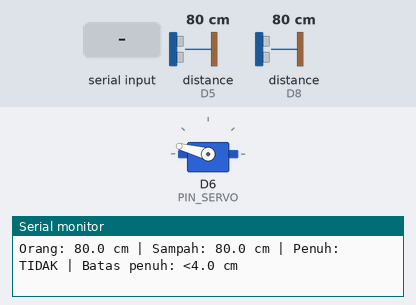
A sketch run on a simulated ESP8266 (NodeMCU). Shown: servo, the last lines printed to the serial monitor. Wiring (inferred from the names in the program): 2 × ultrasonic range finder: trigger D7, echo D5 / trigger D0, echo D8. The test bench sets the inputs (shaded band); at power-on: distance to the obstacle (sensors on D5, D8) 80 cm. The echo pulse lasts 58.3 µs per cm; WiFi joins after 1.5 s; servers stay silent unless stated; the audio player accepts every command and is not drawn.

Above: at 3.7 s.
3.8 s: distance to the obstacle (sensor on D5) set to 53 cm
5.8 s: distance to the obstacle (sensor on D5) set to 47 cm
At 8.4 s:
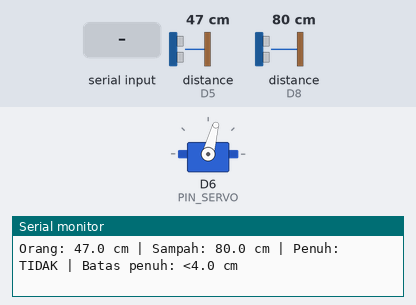
8.8 s: "C90\n" received over Serial
At 10.79 s:
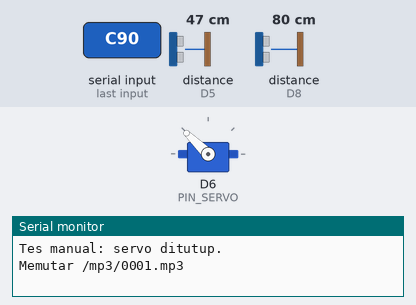
11.8 s: distance to the obstacle (sensor on D8) set to 5 cm
14.0 s: distance to the obstacle (sensor on D8) set to 2 cm
At 15.44 s:
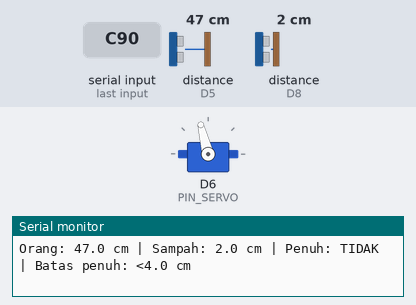
Timing chart, 0 to 17.8 s (numbered marks = the images above; inputs shaded):
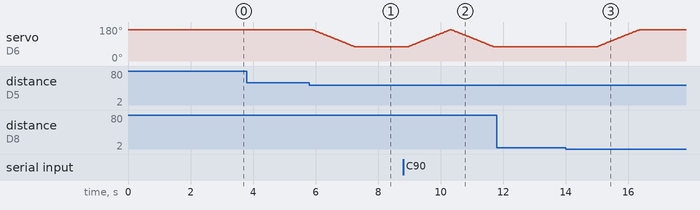

Measured:
- the behaviour switches between 51 and 50 cm on distance to the obstacle (sensor on D5) (found by bisection; images 0 and 1)
- the behaviour switches between 4 and 3 cm on distance to the obstacle (sensor on D8) (found by bisection; images 2 and 3)
- after the input at 5.8 s, servo on D6 (PIN_SERVO): moves from 165° to 75° over 1.3 s, starting after 0.11 s
- after the input at 8.8 s, servo on D6 (PIN_SERVO): rises from 75° to 165° in 1.3 s, then falls to 75° in 1.4 s
- after the input at 14.0 s, servo on D6 (PIN_SERVO): moves from 75° to 165° over 1.4 s, starting after 0.99 s

The sketch:

test_ultrasonik_dfplayer_servo.ino
```cpp
#include <ESP8266WiFi.h>
#include <WiFiClientSecureBearSSL.h>
#include <UniversalTelegramBot.h>
#include <Servo.h>
#include <SoftwareSerial.h>
#include <DFRobotDFPlayerMini.h>
#include "secrets.h"

// ================================================================
// PIN NODEMCU ESP8266
// ================================================================
constexpr uint8_t TRIG_ORANG = D7;
constexpr uint8_t ECHO_ORANG = D5;
constexpr uint8_t TRIG_SAMPAH = D0;
constexpr uint8_t ECHO_SAMPAH = D8;
constexpr uint8_t PIN_SERVO = D6;

// TX DFPlayer -> D1 (RX ESP8266)
// RX DFPlayer <- D2 (TX ESP8266) melalui resistor 1 kOhm
constexpr uint8_t DFPLAYER_RX_ESP = D1;

constexpr uint8_t DFPLAYER_TX_ESP = D2;

constexpr float BATAS_ORANG_CM = 50.0;
constexpr float BATAS_PENUH_CM = 4.0;
constexpr float RESET_PENUH_CM = 10.0;
constexpr uint8_t KONFIRMASI_PENUH = 6;
constexpr uint8_t KONFIRMASI_KOSONG = 6;

// Kalibrasi servo: bergerak 70 derajat tanpa mendekati batas 0/180.
constexpr int SUDUT_TUTUP = 165;
constexpr int SUDUT_BUKA = 75;
constexpr uint8_t JEDA_GERAK_SERVO_MS = 15;

constexpr uint8_t VOLUME_DFPLAYER = 22;  // rentang 0-30
constexpr unsigned long JEDA_TUTUP_MS = 2000;
constexpr unsigned long INTERVAL_SENSOR_MS = 150;
constexpr unsigned long INTERVAL_WIFI_MS = 10000;

Servo servoTutup;
SoftwareSerial dfSerial(DFPLAYER_RX_ESP, DFPLAYER_TX_ESP);
DFRobotDFPlayerMini dfPlayer;
BearSSL::WiFiClientSecure secureClient;
UniversalTelegramBot bot(BOT_TOKEN, secureClient);

bool dfPlayerSiap = false;
bool dfPlayerTanpaACK = false;
bool tutupTerbuka = false;
bool statusPenuh = false;
bool wifiSebelumnyaTerhubung = false;
bool peringatanPenuhSudahDiputar = false;
int posisiServo = SUDUT_TUTUP;

float jarakOrang = -1;
float jarakSampah = -1;
uint8_t hitungPenuh = 0;
uint8_t hitungKosong = 0;
unsigned long terakhirOrangTerlihat = 0;
unsigned long sensorTerakhir = 0;
unsigned long wifiTerakhir = 0;

bool kirimTelegram(const String& pesan) {
  if (WiFi.status() != WL_CONNECTED) {
    Serial.println("Telegram belum dikirim: Wi-Fi belum terhubung.");
    return false;
  }

  bool terkirim = bot.sendMessage(CHAT_ID, pesan, "");
  Serial.println(terkirim ? "Telegram: pesan terkirim."
                          : "Telegram: pesan gagal dikirim.");
  return terkirim;
}

void mulaiWiFi() {
  if (WiFi.status() == WL_CONNECTED) return;
  Serial.println("Mencoba menghubungkan Wi-Fi...");
  WiFi.mode(WIFI_STA);
  WiFi.begin(WIFI_SSID, WIFI_PASSWORD);
}

void prosesWiFi(unsigned long sekarang) {
  bool wifiTerhubung = WiFi.status() == WL_CONNECTED;

  if (!wifiTerhubung && sekarang - wifiTerakhir >= INTERVAL_WIFI_MS) {
    wifiTerakhir = sekarang;
    mulaiWiFi();
  }

  if (wifiTerhubung && !wifiSebelumnyaTerhubung) {
    Serial.print("Wi-Fi terhubung. IP: ");
    Serial.println(WiFi.localIP());
    kirimTelegram("sistem aktif");
    delay(500);
    kirimTelegram("tempat sampah kosong siap di gunakan");
  }

  if (!wifiTerhubung && wifiSebelumnyaTerhubung) {
    Serial.println("Wi-Fi terputus; sistem lokal tetap berjalan.");
  }

  wifiSebelumnyaTerhubung = wifiTerhubung;
}

float bacaJarakCm(uint8_t trigPin, uint8_t echoPin) {
  digitalWrite(trigPin, LOW);
  delayMicroseconds(2);
  digitalWrite(trigPin, HIGH);
  delayMicroseconds(10);
  digitalWrite(trigPin, LOW);

  unsigned long durasi = pulseIn(echoPin, HIGH, 30000UL);
  if (durasi == 0) return -1;

  float jarak = durasi * 0.0343f / 2.0f;
  if (jarak < 2.0f || jarak > 400.0f) return -1;
  return jarak;
}

float bacaJarakStabilCm(uint8_t trigPin, uint8_t echoPin) {
  float data[5];
  uint8_t jumlahValid = 0;

  for (uint8_t i = 0; i < 5; i++) {
    float jarak = bacaJarakCm(trigPin, echoPin);
    if (jarak > 0) {
      data[jumlahValid] = jarak;
      jumlahValid++;
    }
    delay(25);
    yield();
  }

  if (jumlahValid == 0) return -1;

  for (uint8_t i = 0; i < jumlahValid - 1; i++) {
    for (uint8_t j = i + 1; j < jumlahValid; j++) {
      if (data[j] < data[i]) {
        float sementara = data[i];
        data[i] = data[j];
        data[j] = sementara;
      }
    }
  }

  return data[jumlahValid / 2];
}

void putarSuaraSekarang(uint8_t nomor) {
  if (!dfPlayerSiap) {
    Serial.println("DFPlayer belum siap.");
    return;
  }

  Serial.print("Memutar /mp3/000");
  Serial.print(nomor);
  Serial.println(".mp3");
  dfPlayer.playMp3Folder(nomor);
}

void gerakkanServoPerlahan(int sudutTujuan) {
  sudutTujuan = constrain(sudutTujuan, 10, 170);

  if (posisiServo < sudutTujuan) {
    for (int sudut = posisiServo; sudut <= sudutTujuan; sudut++) {
      servoTutup.write(sudut);
      delay(JEDA_GERAK_SERVO_MS);
      yield();
    }
  } else {
    for (int sudut = posisiServo; sudut >= sudutTujuan; sudut--) {
      servoTutup.write(sudut);
      delay(JEDA_GERAK_SERVO_MS);
      yield();
    }
  }

  posisiServo = sudutTujuan;
}

void bukaTempatSampah() {
  if (statusPenuh) {
    Serial.println("Tempat sampah penuh: perintah membuka diabaikan.");
    return;
  }

  if (tutupTerbuka) return;

  tutupTerbuka = true;
  putarSuaraSekarang(1);
  gerakkanServoPerlahan(SUDUT_BUKA);
  Serial.println("Orang <50 cm: tempat sampah terbuka.");
}

void tutupTempatSampah() {
  if (!tutupTerbuka) return;

  tutupTerbuka = false;
  putarSuaraSekarang(2);
  gerakkanServoPerlahan(SUDUT_TUTUP);
  Serial.println("Orang >50 cm: tempat sampah tertutup.");
}

void prosesKapasitasSampah() {
  if (jarakSampah <= 0) {
    hitungPenuh = 0;
    hitungKosong = 0;
    return;
  }

  if (!statusPenuh) {
    hitungKosong = 0;

    if (jarakSampah < BATAS_PENUH_CM) {
      if (hitungPenuh < KONFIRMASI_PENUH) hitungPenuh++;
    } else {
      hitungPenuh = 0;
    }

    if (hitungPenuh >= KONFIRMASI_PENUH) {
      statusPenuh = true;
      hitungPenuh = 0;
      peringatanPenuhSudahDiputar = false;

      // Saat penuh, tutup langsung dikunci tanpa memutar suara selesai membuang.
      if (tutupTerbuka || posisiServo != SUDUT_TUTUP) {
        tutupTerbuka = false;
        gerakkanServoPerlahan(SUDUT_TUTUP);
      }
      Serial.println("TEMPAT SAMPAH PENUH (<4 cm).");
      kirimTelegram("tempat sampah penuh silahkan di kosongkan");
    }
    return;
  }

  hitungPenuh = 0;
  if (jarakSampah > RESET_PENUH_CM) {
    if (hitungKosong < KONFIRMASI_KOSONG) hitungKosong++;
  } else {
    hitungKosong = 0;
  }

  if (hitungKosong >= KONFIRMASI_KOSONG) {
    statusPenuh = false;
    hitungKosong = 0;
    peringatanPenuhSudahDiputar = false;
    Serial.println("Tempat sampah kosong (>10 cm): siap digunakan kembali.");
    kirimTelegram("tempat sampah kosong siap di gunakan");
  }
}

void prosesSensor(unsigned long sekarang) {
  // Sensor orang tidak boleh membuka tutup selama status penuh.
  if (statusPenuh) {
    if (tutupTerbuka || posisiServo != SUDUT_TUTUP) {
      tutupTerbuka = false;
      gerakkanServoPerlahan(SUDUT_TUTUP);
    }

    // Peringatan hanya sekali untuk setiap orang yang mendekat.
    if (jarakOrang > 0 && jarakOrang < BATAS_ORANG_CM) {
      if (!peringatanPenuhSudahDiputar) {
        putarSuaraSekarang(3);
        peringatanPenuhSudahDiputar = true;
        Serial.println("Orang mendekat, tetapi tempat sampah penuh.");
      }
    } else {
      peringatanPenuhSudahDiputar = false;
    }
    return;
  }

  bool jarakValid = jarakOrang > 0;

  if (jarakValid && jarakOrang < BATAS_ORANG_CM) {
    terakhirOrangTerlihat = sekarang;
    bukaTempatSampah();
    return;
  }

  // Servo baru menutup jika orang sudah tidak berada di area <50 cm
  // selama JEDA_TUTUP_MS. Jeda mencegah gerakan berulang akibat noise.
  if (tutupTerbuka &&
      sekarang - terakhirOrangTerlihat >= JEDA_TUTUP_MS) {
    tutupTempatSampah();
  }
}

void prosesPerintahSerial() {
  if (!Serial.available()) return;

  char perintah = Serial.read();
  if (perintah >= 'a' && perintah <= 'z') perintah -= 32;

  switch (perintah) {
    case 'O':
      if (statusPenuh) {
        Serial.println("Tes manual ditolak: tempat sampah masih penuh.");
      } else {
        gerakkanServoPerlahan(SUDUT_BUKA);
        tutupTerbuka = true;
        Serial.println("Tes manual: servo dibuka.");
      }
      break;
    case 'C':
      gerakkanServoPerlahan(SUDUT_TUTUP);
      tutupTerbuka = false;
      Serial.println("Tes manual: servo ditutup.");
      break;
    case '1':
    case '2':
    case '3':
      putarSuaraSekarang(perintah - '0');
      break;
  }
}

void setup() {
  Serial.begin(115200);
  delay(500);

  Serial.println();
  Serial.println("=== 2 ULTRASONIK + DFPLAYER + SERVO + TELEGRAM ===");

  pinMode(TRIG_ORANG, OUTPUT);
  pinMode(ECHO_ORANG, INPUT);
  pinMode(TRIG_SAMPAH, OUTPUT);
  pinMode(ECHO_SAMPAH, INPUT);
  digitalWrite(TRIG_ORANG, LOW);
  digitalWrite(TRIG_SAMPAH, LOW);

  servoTutup.attach(PIN_SERVO, 500, 2400);
  servoTutup.write(SUDUT_TUTUP);
  posisiServo = SUDUT_TUTUP;
  delay(500);
  Serial.println("Servo siap di D6, posisi tertutup 120 derajat.");

  dfSerial.begin(9600);
  delay(1000);

  if (dfPlayer.begin(dfSerial, true, true)) {
    dfPlayerSiap = true;
    Serial.println("DFPlayer terdeteksi.");
  } else {
    // Beberapa modul clone menerima perintah tetapi tidak mengirim ACK.
    Serial.println("DFPlayer tidak membalas; mencoba mode tanpa ACK.");
    dfPlayer.begin(dfSerial, false, false);
    dfPlayerSiap = true;
    dfPlayerTanpaACK = true;
  }

  dfPlayer.volume(VOLUME_DFPLAYER);

  secureClient.setInsecure();
  mulaiWiFi();

  Serial.println("Menunggu objek pada jarak kurang dari 50 cm...");
  Serial.println("Manual: O=buka, C=tutup, 1/2/3=putar suara.");
}

void loop() {
  unsigned long sekarang = millis();
  prosesWiFi(sekarang);
  prosesPerintahSerial();

  if (sekarang - sensorTerakhir >= INTERVAL_SENSOR_MS) {
    sensorTerakhir = sekarang;
    jarakOrang = bacaJarakCm(TRIG_ORANG, ECHO_ORANG);

    // Respon sensor orang dibuat duluan supaya servo tidak menunggu
    // pembacaan sensor kapasitas sampah.
    prosesSensor(sekarang);

    delay(20);  // mencegah dua ultrasonik saling mengganggu
    jarakSampah = bacaJarakStabilCm(TRIG_SAMPAH, ECHO_SAMPAH);

    prosesKapasitasSampah();

    // Jika setelah membaca kapasitas ternyata penuh, kunci tutup saat itu juga.
    if (statusPenuh) {
      prosesSensor(sekarang);
    }

    Serial.print("Orang: ");
    if (jarakOrang < 0) {
      Serial.print("GAGAL");
    } else {
      Serial.print(jarakOrang, 1);
      Serial.print(" cm");
    }

    Serial.print(" | Sampah: ");
    if (jarakSampah < 0) {
      Serial.print("GAGAL");
    } else {
      Serial.print(jarakSampah, 1);
      Serial.print(" cm");
    }
    Serial.print(" | Penuh: ");
    Serial.print(statusPenuh ? "YA" : "TIDAK");
    Serial.print(" | Batas penuh: <");
    Serial.print(BATAS_PENUH_CM, 1);
    Serial.println(" cm");
  }

  if (dfPlayerSiap && !dfPlayerTanpaACK && dfPlayer.available()) {
    uint8_t tipe = dfPlayer.readType();
    int nilai = dfPlayer.read();
    Serial.print("Status DFPlayer: tipe=");
    Serial.print(tipe);
    Serial.print(", nilai=");
    Serial.println(nilai);
  }

  delay(10);
}
```

secrets.example.h
```cpp
#pragma once

// Salin file ini menjadi secrets.h, lalu isi dengan data pribadi kamu.
// Jangan upload secrets.h ke GitHub.
static const char* WIFI_SSID = "NAMA_WIFI";
static const char* WIFI_PASSWORD = "PASSWORD_WIFI";
static const char* BOT_TOKEN = "ISI_TOKEN_BOT_TELEGRAM";
static const char* CHAT_ID = "ISI_CHAT_ID_TELEGRAM";
```
